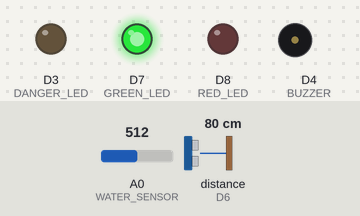
Recording of a sketch running on a simulated ESP8266 (NodeMCU). Parts: output pins drawn as LEDs (lit = HIGH), buzzer (waves = sounding, pin HIGH). Wiring (inferred from the names in the program): ultrasonic range finder: trigger D5; echo D6. The test bench sets the inputs (shaded band); at power-on: distance to the obstacle (sensor on D6) 80 cm, A0 (WATER_SENSOR) = 512. The echo pulse lasts 58.3 µs per cm; WiFi joins after 1.5 s; servers stay silent unless stated; network time is answered at once with the bench clock; the local clock reads 2024-03-15 10:24:30 at power-on unless the sketch sets it; pins used as bus, display or sensor lines are not drawn; what the sketch prints to the serial monitor is not drawn.

Above: at 2.7 s.
2.8 s: distance to the obstacle (sensor on D6) set to 8 cm
4.6 s: distance to the obstacle (sensor on D6) set to 5 cm
At 6.4 s:
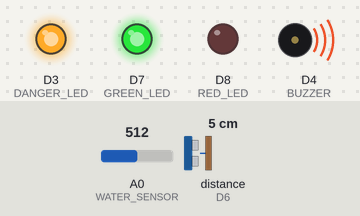
6.9 s: A0 (WATER_SENSOR) set to 691
9.2 s: A0 (WATER_SENSOR) set to 712
At 9.8 s:
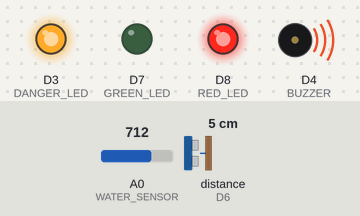
11.0 s: distance to the obstacle (sensor on D6) set to 9 cm
At 13.1 s:
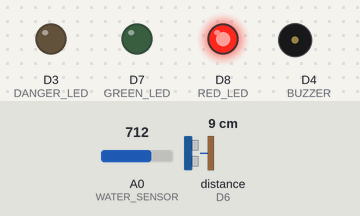
13.4 s: distance to the obstacle (sensor on D6) set to 2 cm
At 15.7 s:
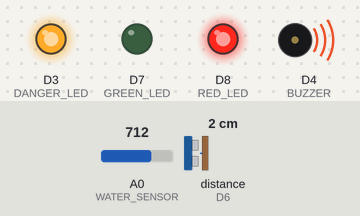
Timing chart, 0 to 17.0 s (numbered marks = the images above; inputs shaded):
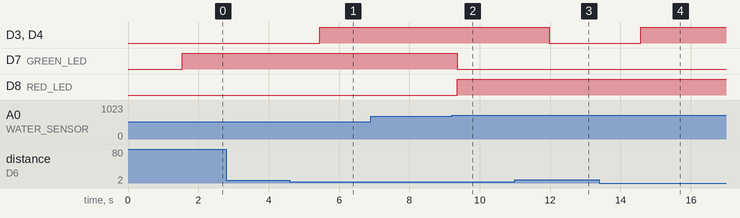

Measured:
- the behaviour switches between 7 and 6 cm on distance to the obstacle (sensor on D6) (found by bisection; images 0 and 1)
- the behaviour switches between 700 and 701 on A0 (WATER_SENSOR) (found by bisection; images 1 and 2)
- after the input at 2.8 s, every drawn part: stays the same
- after the input at 4.6 s, D3 (DANGER_LED), D4 (BUZZER): LOW → HIGH after 0.85 s
- after the input at 9.2 s, D7 (GREEN_LED): HIGH → LOW after 0.17 s; D8 (RED_LED): LOW → HIGH after 0.17 s
- after the input at 11.0 s, D3 (DANGER_LED), D4 (BUZZER): HIGH → LOW after 0.97 s
- after the input at 13.4 s, D3 (DANGER_LED), D4 (BUZZER): LOW → HIGH after 1.2 s

The sketch:

Water_Level_and_Buzzer_For_Distance.ino
```cpp
#include <ESP8266WiFi.h>
#include <Firebase_ESP_Client.h>
#include "addons/TokenHelper.h"
#include "addons/RTDBHelper.h"
#include <NTPClient.h>
#include <WiFiUdp.h>

// -------- WiFi --------
#define WIFI_SSID "vivo Y29"
#define WIFI_PASSWORD "00001111"

// -------- Firebase --------
#define API_KEY "AIzaSyBtYYTT6L-b3JLbOfQ2BMBcsCz2SonhOyo"
#define DATABASE_URL "https://waterlevel-fbd94-default-rtdb.asia-southeast1.firebasedatabase.app/"

FirebaseData fbdo;
FirebaseAuth auth;
FirebaseConfig config;

const char* USER_EMAIL = "danujadewnith@gmail.com";
const char* USER_PASSWORD = "Danuja2003@";

// -------- Sensor & LED Pins --------
#define WATER_SENSOR A0        // Analog water level sensor
#define GREEN_LED D7           // Normal water level
#define RED_LED D8             // High water level
#define BUZZER D4              // Buzzer for HIGH water or danger
#define ULTRASONIC_TRIG D5     // Ultrasonic TRIG
#define ULTRASONIC_ECHO D6     // Ultrasonic ECHO
#define DANGER_LED D3          // New LED for ship too close

// -------- Thresholds --------
float lowLevel = 300;     // LOW water threshold
float highLevel = 700;    // HIGH water threshold
float waterLevel;
long dangerDistance = 5;  // Danger zone distance in cm

// -------- NTP for timestamp --------
WiFiUDP ntpUDP;
NTPClient timeClient(ntpUDP, "pool.ntp.org", 19800); // GMT+5:30

void setup() {
  Serial.begin(115200);

  // Connect WiFi
  WiFi.begin(WIFI_SSID, WIFI_PASSWORD);
  Serial.print("Connecting to WiFi");
  while (WiFi.status() != WL_CONNECTED) {
    delay(500);
    Serial.print(".");
  }
  Serial.println("\nWiFi Connected!");

  // Firebase
  config.api_key = API_KEY;
  config.database_url = DATABASE_URL;
  auth.user.email = USER_EMAIL;
  auth.user.password = USER_PASSWORD;
  Firebase.begin(&config, &auth);
  Firebase.reconnectWiFi(true);

  // Pins
  pinMode(GREEN_LED, OUTPUT);
  pinMode(RED_LED, OUTPUT);
  pinMode(BUZZER, OUTPUT);
  pinMode(DANGER_LED, OUTPUT);
  pinMode(ULTRASONIC_TRIG, OUTPUT);
  pinMode(ULTRASONIC_ECHO, INPUT);

  // NTP
  timeClient.begin();
}

long readUltrasonicCM() {
  digitalWrite(ULTRASONIC_TRIG, LOW);
  delayMicroseconds(2);
  digitalWrite(ULTRASONIC_TRIG, HIGH);
  delayMicroseconds(10);
  digitalWrite(ULTRASONIC_TRIG, LOW);
  long duration = pulseIn(ULTRASONIC_ECHO, HIGH);
  long distance = duration * 0.034 / 2; // cm
  return distance;
}

void loop() {
  timeClient.update();
  String timestamp = timeClient.getFormattedTime();

  // Read water level
  waterLevel = analogRead(WATER_SENSOR);

  // Read ultrasonic distance
  long distanceCM = readUltrasonicCM();

  Serial.println("Water Level: " + String(waterLevel) + " | Distance: " + String(distanceCM) + " cm at " + timestamp);

  // LED & Buzzer logic for water
  String waterAlert = "";
  if (waterLevel < lowLevel) {
    digitalWrite(GREEN_LED, LOW);
    digitalWrite(RED_LED, HIGH);
    digitalWrite(BUZZER, LOW);
    waterAlert = "Water level LOW!";
  } else if (waterLevel <= highLevel) {
    digitalWrite(GREEN_LED, HIGH);
    digitalWrite(RED_LED, LOW);
    digitalWrite(BUZZER, LOW);
    waterAlert = "Water level NORMAL";
  } else {
    digitalWrite(GREEN_LED, LOW);
    digitalWrite(RED_LED, HIGH);
    digitalWrite(BUZZER, LOW);
    waterAlert = "Water level HIGH!";
  }

  // Danger zone for ship
  String dangerAlert = "";
  if (distanceCM <= dangerDistance) {
    digitalWrite(DANGER_LED, HIGH);
    digitalWrite(BUZZER, HIGH);
    dangerAlert = "Danger! Ship too close!";
  } else {
    digitalWrite(DANGER_LED, LOW);
    if(waterLevel <= highLevel) digitalWrite(BUZZER, LOW); // Only high water triggers buzzer
    dangerAlert = "Safe distance";
  }

  // Prepare JSON to send to Firebase
  FirebaseJson json;
  json.set("waterLevel", waterLevel);
  json.set("waterAlert", waterAlert);
  json.set("distanceCM", distanceCM);
  json.set("dangerAlert", dangerAlert);
  json.set("timestamp", timestamp);

  // Update current value
  if (Firebase.RTDB.setJSON(&fbdo, "/harbour/current", &json)) {
    Serial.println("[Firebase Current] ✅ Updated successfully");
  } else {
    Serial.println("[Firebase Current] ❌ Update failed: " + fbdo.errorReason());
  }

  // Add to history for graph
  if (Firebase.RTDB.pushJSON(&fbdo, "/harbour/history", &json)) {
    Serial.println("[Firebase History] ✅ Pushed successfully");
  } else {
    Serial.println("[Firebase History] ❌ Push failed: " + fbdo.errorReason());
  }

  Serial.println("----------------------------------------------------");
  delay(1000);
}
```
